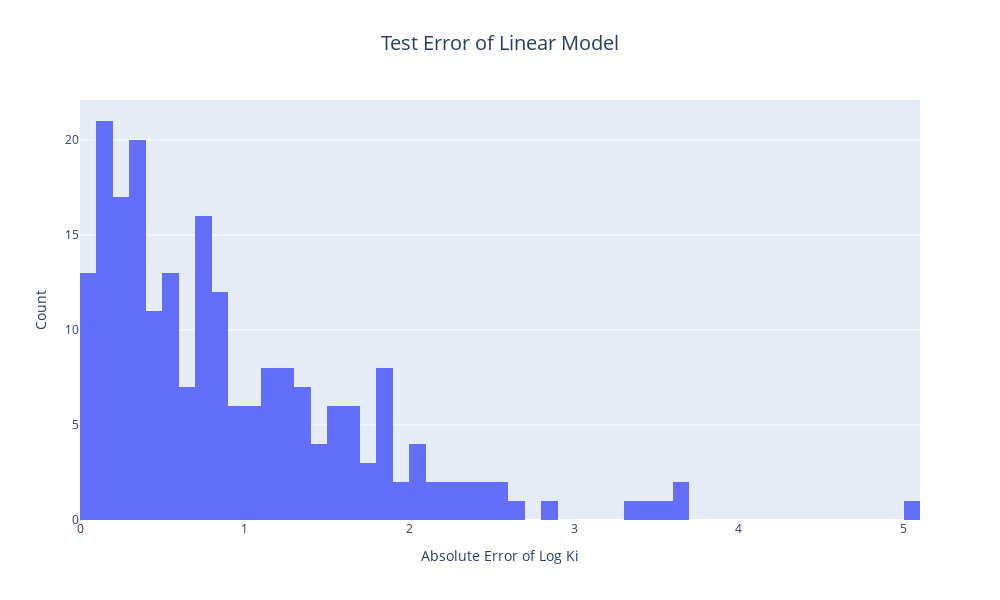

The notebook cell this image was saved under:
### Code cell
plot_error_histogram(pred_LM, y_test_scaled, title="Test Error of Linear Model", save_path='plots\\LM_test')

### Figure 1 — Plotly figure (JSON) as saved in the notebook; plotly's stock layout.template omitted (floating-point values rounded to 4 significant figures; data arrays with more than 128 entries replaced by an {"elided": "..."} marker saying what was removed)
{"data": [{"alignmentgroup": "True", "bingroup": "x", "hovertemplate": "Absolute Error of Log Ki=%{x}<br>count=%{y}<extra></extra>", "legendgroup": "", "marker": {"color": "#636efa", "pattern": {"shape": ""}}, "name": "", "nbinsx": 100, "offsetgroup": "", "orientation": "v", "showlegend": false, "type": "histogram", "x": {"elided": "216 float values"}, "xaxis": "x", "yaxis": "y"}], "layout": {"barmode": "relative", "font": {"size": 12}, "height": 600, "legend": {"tracegroupgap": 0}, "title": {"font": {"size": 20}, "text": "Test Error of Linear Model", "x": 0.5}, "width": 1000, "xaxis": {"anchor": "y", "domain": [0, 1], "tickfont": {"size": 12}, "title": {"text": "Absolute Error of Log Ki"}}, "yaxis": {"anchor": "x", "domain": [0, 1], "tickfont": {"size": 12}, "title": {"text": "Count"}}}}
